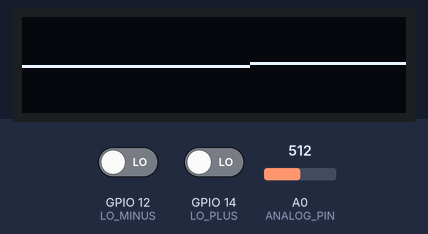
This sketch was run on a simulated ESP8266 (NodeMCU). Shown: 128×32 one-colour display. The test bench sets the inputs (shaded band); at power-on: GPIO 12 (LO_MINUS) LOW, GPIO 14 (LO_PLUS) LOW, A0 (ANALOG_PIN) = 512. What the sketch prints to the serial monitor is not drawn.

Above: at 2.2 s.
2.3 s: GPIO 12 (LO_MINUS) driven HIGH
At 3.0 s:
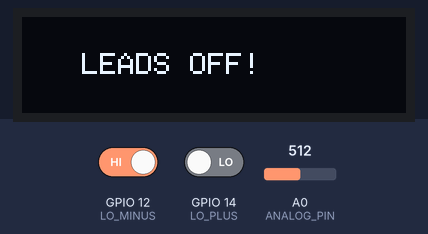
3.8 s: GPIO 12 (LO_MINUS) driven LOW
At 3.96 s:
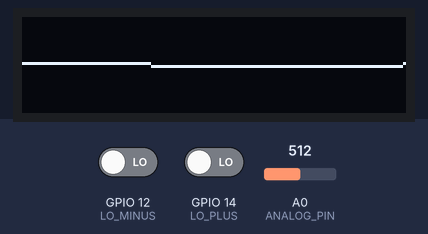
5.3 s: GPIO 14 (LO_PLUS) driven HIGH
At 6.3 s:
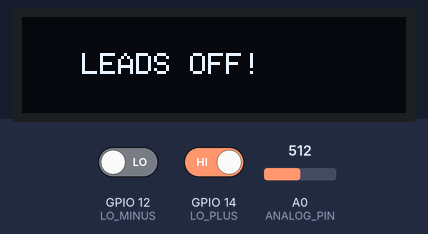
6.8 s: GPIO 14 (LO_PLUS) driven LOW
At 9.6 s:
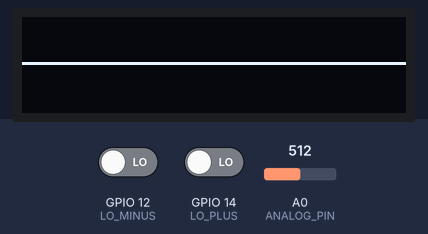
9.8 s: A0 (ANALOG_PIN) set to 716
At 9.97 s:
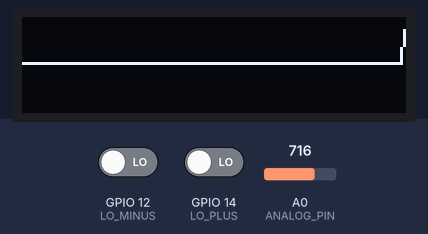
11.3 s: A0 (ANALOG_PIN) set to 900
At 11.5 s:
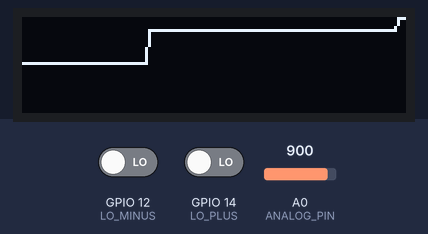
Timing chart, 0 to 13.8 s (numbered marks = the images above; inputs shaded):
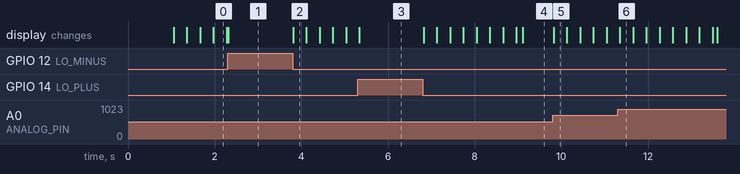

Measured:
- after the input at 2.3 s, the display: changes at once (image 1)
- after the input at 3.8 s, the display: changes at once (image 2)
- after the input at 5.3 s, the display: changes at once (image 3)
- after the input at 6.8 s, the display: first changes at once (image 4 shows a later state)
- after the input at 9.8 s, the display: changes at once (image 5)

The sketch:

ecg_without_thinspeak.ino
```cpp
#include <Wire.h>
#include <Adafruit_GFX.h>
#include <Adafruit_SSD1306.h>

#define SCREEN_WIDTH  128
#define SCREEN_HEIGHT 32
#define OLED_RESET    -1
#define SCREEN_ADDRESS 0x3C  // Default I2C address for 128x32 SSD1306

Adafruit_SSD1306 display(SCREEN_WIDTH, SCREEN_HEIGHT, &Wire, OLED_RESET);

#define ANALOG_PIN A0
#define LO_PLUS    14  // GPIO14 = D5
#define LO_MINUS   12  // GPIO12 = D6

// Waveform buffer array
int waveBuffer[SCREEN_WIDTH];

void setup() {
  Serial.begin(115200);

  pinMode(LO_PLUS, INPUT);
  pinMode(LO_MINUS, INPUT);

  // Initialize OLED (Wemos I2C pins: SDA=D2/GPIO4, SCL=D1/GPIO5)
  Wire.begin(4, 5);
  if(!display.begin(SSD1306_SWITCHCAPVCC, SCREEN_ADDRESS)) {
    Serial.println(F("SSD1306 OLED allocation failed"));
    for(;;); // Stop execution if display isn't detected
  }

  display.clearDisplay();
  display.setTextColor(SSD1306_WHITE);
  display.setTextSize(1);
  display.setCursor(10, 10);
  display.print("ECG Monitor Ready");
  display.display();
  delay(1000);

  // Fill wave buffer with flat line baseline
  for (int i = 0; i < SCREEN_WIDTH; i++) {
    waveBuffer[i] = SCREEN_HEIGHT / 2;
  }
}

void loop() {
  int ecgRaw = 0;
  bool isLeadOff = (digitalRead(LO_PLUS) == 1) || (digitalRead(LO_MINUS) == 1);

  if (isLeadOff) {
    ecgRaw = 0;
    Serial.println(0); // For Serial Plotter
  } else {
    ecgRaw = analogRead(ANALOG_PIN);
    Serial.println(ecgRaw); // For Serial Plotter
  }

  // Map analog value (0 - 1023) to OLED height (31 - 0)
  // Reversed so high values go up, low values go down
  int mappedY;
  if (isLeadOff) {
    mappedY = SCREEN_HEIGHT / 2; // Flatline on screen when leads are off
  } else {
    // Zoom in on typical AD8232 range (~200 to 800) for better visual amplitude
    mappedY = map(ecgRaw, 200, 800, SCREEN_HEIGHT - 1, 0);
    mappedY = constrain(mappedY, 0, SCREEN_HEIGHT - 1);
  }

  // Shift waveform buffer to the left
  for (int i = 0; i < SCREEN_WIDTH - 1; i++) {
    waveBuffer[i] = waveBuffer[i + 1];
  }
  // Insert new sample at the end
  waveBuffer[SCREEN_WIDTH - 1] = mappedY;

  // Render to OLED
  display.clearDisplay();

  if (isLeadOff) {
    display.setCursor(20, 12);
    display.print("LEADS OFF!");
  } else {
    // Draw line segments connecting each stored point
    for (int x = 0; x < SCREEN_WIDTH - 1; x++) {
      display.drawLine(x, waveBuffer[x], x + 1, waveBuffer[x + 1], SSD1306_WHITE);
    }
  }

  display.display();

  // Sampling rate delay
  delay(5);
}
```
